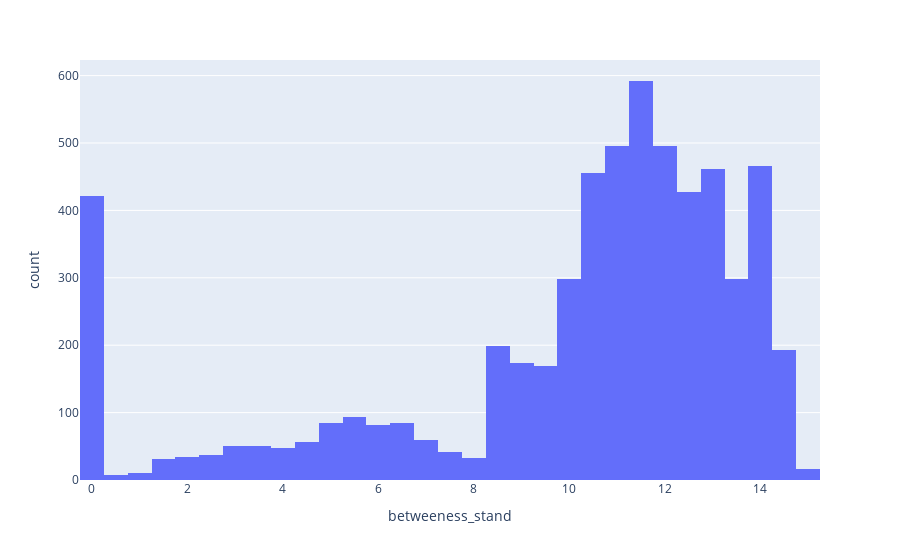

The code cell stored with this chart in its notebook:
### Code cell
fig = px.histogram(tmja_wrs84_clean, x='betweeness_stand')
fig.show()

### Figure 1 — Plotly figure (JSON) as saved in the notebook; plotly's stock layout.template omitted (floating-point values rounded to 4 significant figures; data arrays with more than 128 entries replaced by an {"elided": "..."} marker saying what was removed)
{"data": [{"alignmentgroup": "True", "bingroup": "x", "hovertemplate": "betweeness_stand=%{x}<br>count=%{y}<extra></extra>", "legendgroup": "", "marker": {"color": "#636efa", "pattern": {"shape": ""}}, "name": "", "offsetgroup": "", "orientation": "v", "showlegend": false, "type": "histogram", "x": {"elided": "5968 float values"}, "xaxis": "x", "yaxis": "y"}], "layout": {"barmode": "relative", "legend": {"tracegroupgap": 0}, "margin": {"t": 60}, "xaxis": {"anchor": "y", "domain": [0, 1], "title": {"text": "betweeness_stand"}}, "yaxis": {"anchor": "x", "domain": [0, 1], "title": {"text": "count"}}}}
